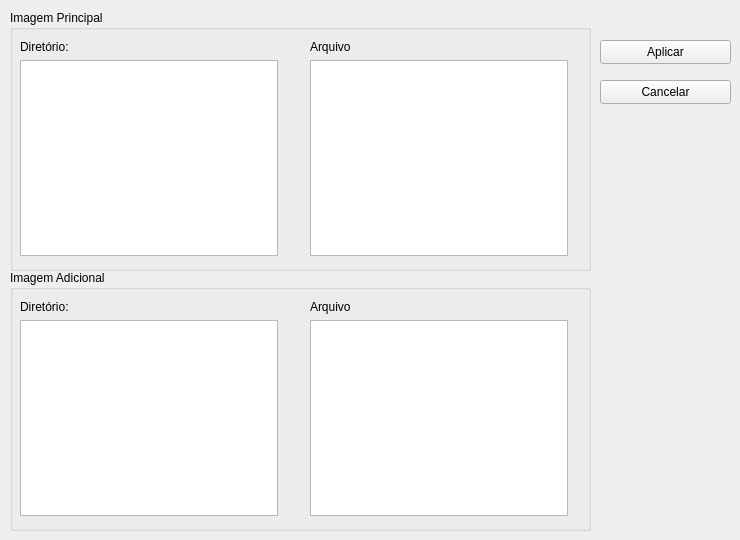
    <widget class="QWidget" name="page_4">
     <widget class="QGroupBox" name="groupBox_4">
      <property name="geometry">
       <rect>
        <x>10</x>
        <y>10</y>
        <width>581</width>
        <height>261</height>
       </rect>
      </property>
      <property name="title">
       <string>Imagem Principal</string>
      </property>
      <widget class="QWidget" name="layoutWidget">
       <property name="geometry">
        <rect>
         <x>300</x>
         <y>30</y>
         <width>258</width>
         <height>216</height>
        </rect>
       </property>
       <layout class="QVBoxLayout" name="verticalLayout">
        <item>
         <widget class="QLabel" name="label_arquivo_imagem_1">
          <property name="text">
           <string>Arquivo</string>
          </property>
         </widget>
        </item>
        <item>
         <widget class="QListView" name="listView_arquivo_imagem_1"/>
        </item>
       </layout>
      </widget>
      <widget class="QWidget" name="layoutWidget">
       <property name="geometry">
        <rect>
         <x>10</x>
         <y>30</y>
         <width>258</width>
         <height>216</height>
        </rect>
       </property>
       <layout class="QVBoxLayout" name="verticalLayout_2">
        <item>
         <widget class="QLabel" name="label_diretorio_imagem_1">
          <property name="text">
           <string>Diretório:</string>
          </property>
         </widget>
        </item>
        <item>
         <widget class="QTreeView" name="treeView_diretorio_imagem_1"/>
        </item>
       </layout>
      </widget>
     </widget>
     <widget class="QPushButton" name="pushButton_selecionar_imagens_aritimetica">
      <property name="geometry">
       <rect>
        <x>600</x>
        <y>40</y>
        <width>131</width>
        <height>24</height>
       </rect>
      </property>
      <property name="text">
       <string>Aplicar</string>
      </property>
     </widget>
     <widget class="QGroupBox" name="groupBox_5">
      <property name="geometry">
       <rect>
        <x>10</x>
        <y>270</y>
        <width>581</width>
        <height>261</height>
       </rect>
      </property>
      <property name="title">
       <string>Imagem Adicional</string>
      </property>
      <widget class="QWidget" name="layoutWidget_2">
       <property name="geometry">
        <rect>
         <x>300</x>
         <y>30</y>
         <width>258</width>
         <height>216</height>
        </rect>
       </property>
       <layout class="QVBoxLayout" name="verticalLayout_4">
        <item>
         <widget class="QLabel" name="label_arquivo_imagem_2">
          <property name="text">
           <string>Arquivo</string>
          </property>
         </widget>
        </item>
        <item>
         <widget class="QListView" name="listView_arquivo_imagem_2"/>
        </item>
       </layout>
      </widget>
      <widget class="QWidget" name="layoutWidget_3">
       <property name="geometry">
        <rect>
         <x>10</x>
         <y>30</y>
         <width>258</width>
         <height>216</height>
        </rect>
       </property>
       <layout class="QVBoxLayout" name="verticalLayout_13">
        <item>
         <widget class="QLabel" name="label_diretorio_imagem_2">
          <property name="text">
           <string>Diretório:</string>
          </property>
         </widget>
        </item>
        <item>
         <widget class="QTreeView" name="treeView_diretorio_imagem_2"/>
        </item>
       </layout>
      </widget>
     </widget>
     <widget class="QPushButton" name="pushButton_selecionar_cancelar_aritimetica">
      <property name="geometry">
       <rect>
        <x>600</x>
        <y>80</y>
        <width>131</width>
        <height>24</height>
       </rect>
      </property>
      <property name="text">
       <string>Cancelar</string>
      </property>
     </widget>
    </widget>
